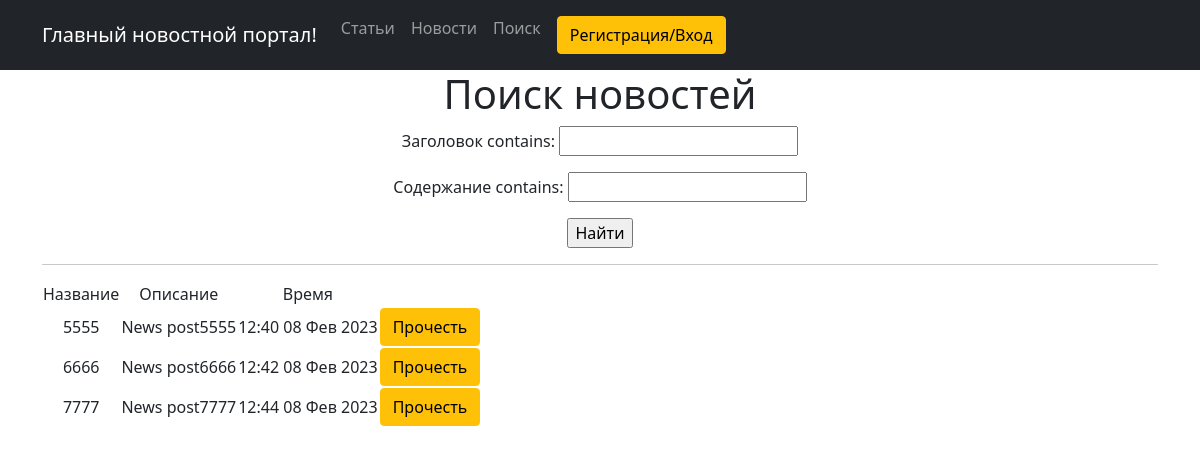
The app's page /search/ with its own data.
### simpleapp/models.py (models this page shows, shortened)
class News(models.Model):
    date = models.DateTimeField(default=datetime.now, verbose_name='Дата создания')
    name = models.CharField(max_length=50, unique=True, verbose_name='Заголовок')
    description = models.TextField(default="Ваша новость", verbose_name='Содержание')

### simpleapp/views.py (the view)
# urls.py: path('search/', NewsSearch.as_view(), name='news_search'),
class NewsSearch(ListView):  # Поиск новости
    model = News
    template_name = 'news_search.html'
    ordering = 'name'
    context_object_name = 'news'
    def get_queryset(self):
        queryset = super().get_queryset()
        self.filterset = NewsFilter(self.request.GET, queryset)
        return self.filterset.qs
    def get_context_data(self, **kwargs):
        context = super().get_context_data(**kwargs)
        context['filterset'] = self.filterset
        return context

### simpleapp/templatetags/custom_filters.py (called while the page is built)
@register.filter()
def censor(value):
    try:
        if "редиска" in value:
            value = value.replace('редиска', 'р******')
            return value
        else:
            return value
    except:
        raise TypeError("Функция принимает только строки")

### templates/news_search.html (shortened to what this page needs)
{% extends 'flatpages/default.html' %}
{% load custom_filters %}
{% load custom_tags %}
{% block content %}
   <h1>Поиск новостей</h1>
   <form action="" method="get">
       {{ filterset.form.as_p }}
       <input type="submit" value="Найти" />
   </form>
   <hr>
   {% if news %}
       <table>
           <tr>
               <td>Название</td>
               <td>Описание</td>
               <td>Время</td>
           </tr>
           {% for post in news %}
           <tr>
               <td>{{ post.name }}</td>
               <td>{{ post.description|censor|truncatechars:20 }}</td>
               <td>{{ post.date|date:'h:s d M Y' }}</td>
               <td><a href="{% url 'news_detail' post.id %}" class="btn btn-warning">Прочесть</a></td>
           </tr>
           {% endfor %}
       </table>
   {% else %}
       <h2>Таких новостей нет!</h2>
   {% endif %}
{% endblock content %}

### records on screen
News: name "5555", description|censor "News post5555", date "12:40 08 Фев 2023"
News: name "6666", description|censor "News post6666", date "12:42 08 Фев 2023"
News: name "7777", description|censor "News post7777", date "12:44 08 Фев 2023"
